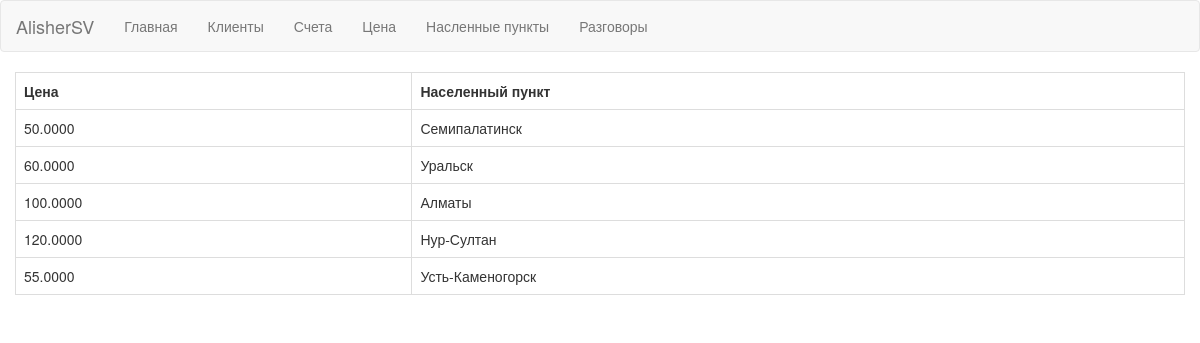
/Svyaz_Project/locality.php, run on the app's committed database.
### tables this page shows
CREATE TABLE alisher_price (
  price_id int(11) UNSIGNED NOT NULL AUTO_INCREMENT,
  locality_id int(11) UNSIGNED NOT NULL,
  cost decimal(19, 4) NOT NULL,
  PRIMARY KEY (price_id)
);

CREATE TABLE alisher_locality (
  locality_id int(11) UNSIGNED NOT NULL,
  locality_name varchar(50) NOT NULL,
  PRIMARY KEY (locality_id)
);

### Svyaz_Project/api.php (called while the page is built, shortened)
<?php
            function getAllLocalities($db) {
                $sql = "SELECT * FROM alisher_locality
                        INNER JOIN alisher_price on alisher_locality.locality_id = alisher_price.locality_id";
                $result = array();
                $stmt = $db->prepare($sql);
                $stmt->execute();
                while($row = $stmt->fetch(PDO::FETCH_ASSOC)) {
                    $result[$row['locality_id']] = $row;
                }
                return $result;
                }

### Svyaz_Project/locality.php (the view, shortened to what this page needs)
<!DOCTYPE html>
<html lang="en">
<head>
<link rel="stylesheet" media="screen" href="//netdna.bootstrapcdn.com/bootstrap/3.3.4/css/bootstrap.min.css">
</head>
<body background="https://www.solidbackgrounds.com/images/3840x2160/3840x2160-cream-solid-color-background.jpg">
<header>
<nav class="navbar navbar-default" role="navigation">
    <div class="navbar-header">
        <a class="navbar-brand" href="#">AlisherSV</a>
    </div>
    <div class="collapse navbar-collapse navbar-ex1-collapse">
        <ul class="nav navbar-nav">
            <li><a href="index.php">Главная</a></li>
            <li><a href="clients.php">Клиенты</a></li>
            <li><a href="receipt.php">Счета</a></li>
            <li><a href="price.php">Цена</a></li>
            <li><a href="locality.php">Насленные пункты</a></li>
            <li><a href="phone_calls.php">Разговоры</a></li>
        </ul>
    </div>
</nav>
</header>
<div id="content">
<div class="container-fluid">
     <?php include 'db.php'; ?>
     <?php include 'api.php'; ?>
     <?php
     $localities = getAllLocalities($db);
     ?>
     <table class="table table-bordered">
     <tr>
     <th>Цена</th>
     <th>Населенный пункт</th>
     </tr>
     <?php foreach ($localities as $locality) { ?>
     <tr>
    <td><?php echo $locality['cost']; ?></td>
    <td><?php echo $locality['locality_name']; ?></td>
     </tr>
     <?php } ?>
     </table>
 </div>
</div>
</body>
</html>

### data on the page
alisher_price: cost "50.0000", locality.locality_name "Семипалатинск"
alisher_price: cost "60.0000", locality.locality_name "Уральск"
alisher_price: cost "100.0000", locality.locality_name "Алматы"
alisher_price: cost "120.0000", locality.locality_name "Нур-Султан"
alisher_price: cost "55.0000", locality.locality_name "Усть-Каменогорск"
